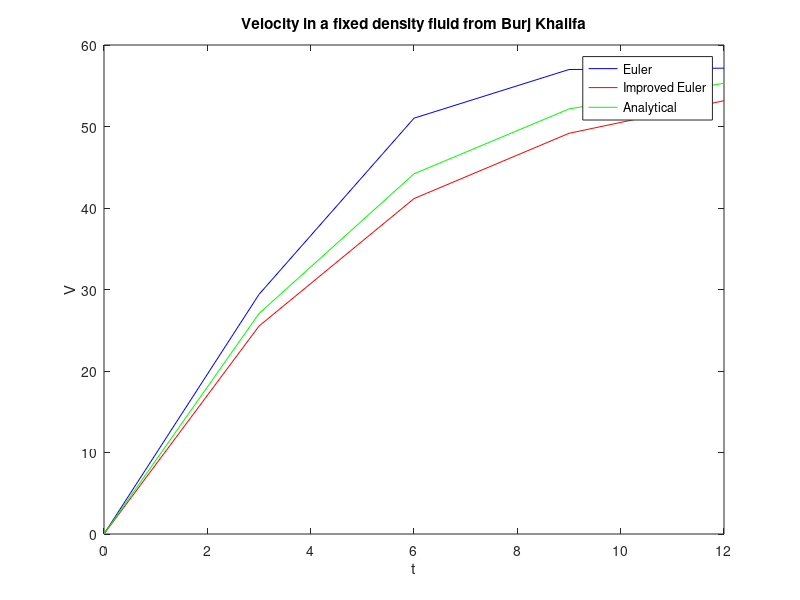

MATLAB code for this plot:
v0 = 0; 
v_euler(1) = v0;
v_improved_euler(1) = v0;
t0 = 0; 
tf = 12; 
dt = 3; % Delta(t) = 3
t = t0:dt:tf;
v_euler = zeros(1, length(t));
v_improved_euler = zeros(1, length(t));
g = 9.8; 
m = 150; 
C = 0.5;
A = 1.5; 
rho = 1.2; 
a = 3.13;
b = 0.05477;

dvdt = @(v) g - (1/(2*m))*C*A*rho*v^2;

% Euler
for i = 1:(length(t)-1)
    v_euler(i+1) = v_euler(i) + dt*dvdt(v_euler(i));
end

% Improved Euler
for i = 1:(length(t)-1)
    v_star = v_improved_euler(i) + dt*dvdt(v_improved_euler(i));
    v_improved_euler(i+1) = v_improved_euler(i) + dt/2*(dvdt(v_improved_euler(i)) + dvdt(v_star));
end


v_analytical = (a*(exp(2*a*b*t)-1))./(b*(exp(2*a*b*t)+1));

figure
plot(t, v_euler, 'b', t, v_improved_euler, 'r', t, v_analytical, 'g')
legend('Euler', 'Improved Euler', 'Analytical')
xlabel('t')
ylabel('V')
title('Velocity in a fixed density fluid from Burj Khalifa')
